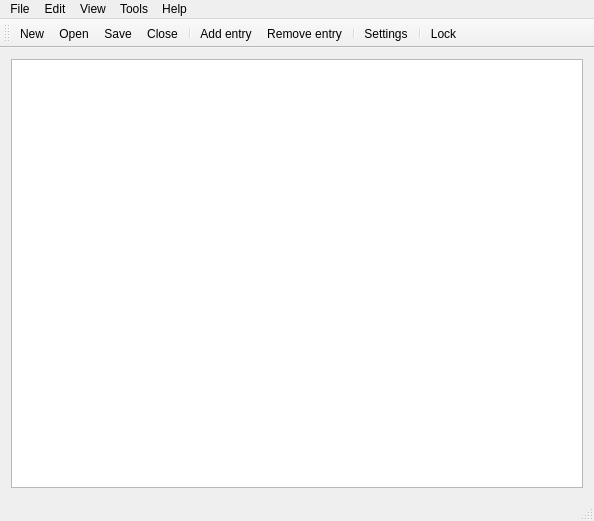
<?xml version="1.0" encoding="UTF-8"?>
<ui version="4.0">
 <class>MainWindow</class>
 <widget class="QMainWindow" name="MainWindow">
  <property name="geometry">
   <rect>
    <x>0</x>
    <y>0</y>
    <width>594</width>
    <height>521</height>
   </rect>
  </property>
  <property name="minimumSize">
   <size>
    <width>400</width>
    <height>200</height>
   </size>
  </property>
  <property name="windowTitle">
   <string>MainWindow</string>
  </property>
  <widget class="QWidget" name="centralWidget">
   <layout class="QGridLayout" name="gridLayout_2">
    <item row="0" column="0">
     <layout class="QGridLayout" name="gridLayout_3">
      <item row="0" column="0">
       <widget class="QListView" name="listView"/>
      </item>
     </layout>
    </item>
   </layout>
  </widget>
  <widget class="QMenuBar" name="menuBar">
   <property name="geometry">
    <rect>
     <x>0</x>
     <y>0</y>
     <width>594</width>
     <height>18</height>
    </rect>
   </property>
   <widget class="QMenu" name="menusecpass">
    <property name="title">
     <string>File</string>
    </property>
    <addaction name="actionNew"/>
    <addaction name="actionOpen"/>
    <addaction name="separator"/>
    <addaction name="actionSave"/>
    <addaction name="actionSaveAs"/>
    <addaction name="actionExport"/>
    <addaction name="separator"/>
    <addaction name="actionClose"/>
    <addaction name="actionQuit"/>
   </widget>
   <widget class="QMenu" name="menuEdit">
    <property name="title">
     <string>Edit</string>
    </property>
    <addaction name="actionAddEntry"/>
    <addaction name="actionRemoveEntry"/>
   </widget>
   <widget class="QMenu" name="menuTools">
    <property name="title">
     <string>Tools</string>
    </property>
    <addaction name="actionSettings"/>
   </widget>
   <widget class="QMenu" name="menuHelp">
    <property name="title">
     <string>Help</string>
    </property>
    <addaction name="separator"/>
    <addaction name="actionHomepage"/>
    <addaction name="separator"/>
    <addaction name="actionAboutQt"/>
    <addaction name="actionAbout"/>
   </widget>
   <widget class="QMenu" name="menuView">
    <property name="title">
     <string>View</string>
    </property>
   </widget>
   <addaction name="menusecpass"/>
   <addaction name="menuEdit"/>
   <addaction name="menuView"/>
   <addaction name="menuTools"/>
   <addaction name="menuHelp"/>
  </widget>
  <widget class="QToolBar" name="mainToolBar">
   <property name="windowTitle">
    <string>toolBar</string>
   </property>
   <attribute name="toolBarArea">
    <enum>TopToolBarArea</enum>
   </attribute>
   <attribute name="toolBarBreak">
    <bool>false</bool>
   </attribute>
   <addaction name="actionNew"/>
   <addaction name="actionOpen"/>
   <addaction name="actionSave"/>
   <addaction name="actionClose"/>
   <addaction name="separator"/>
   <addaction name="actionAddEntry"/>
   <addaction name="actionRemoveEntry"/>
   <addaction name="separator"/>
   <addaction name="actionSettings"/>
   <addaction name="separator"/>
   <addaction name="actionToggleLock"/>
  </widget>
  <widget class="QStatusBar" name="statusBar"/>
  <action name="actionNew">
   <property name="checkable">
    <bool>false</bool>
   </property>
   <property name="icon">
    <iconset resource="../../assets/icons.qrc">
     <normaloff>:/icons/document.svg</normaloff>:/icons/document.svg</iconset>
   </property>
   <property name="text">
    <string>New</string>
   </property>
   <property name="shortcutVisibleInContextMenu">
    <bool>false</bool>
   </property>
  </action>
  <action name="actionAbout">
   <property name="text">
    <string>About secpass</string>
   </property>
   <property name="shortcut">
    <string>Ctrl+Shift+/</string>
   </property>
  </action>
  <action name="actionOpen">
   <property name="icon">
    <iconset resource="../../assets/icons.qrc">
     <normaloff>:/icons/folder.svg</normaloff>:/icons/folder.svg</iconset>
   </property>
   <property name="text">
    <string>Open</string>
   </property>
   <property name="shortcut">
    <string>Ctrl+O</string>
   </property>
  </action>
  <action name="actionClose">
   <property name="icon">
    <iconset resource="../../assets/icons.qrc">
     <normaloff>:/icons/x.svg</normaloff>:/icons/x.svg</iconset>
   </property>
   <property name="text">
    <string>Close</string>
   </property>
   <property name="shortcut">
    <string>Ctrl+W</string>
   </property>
  </action>
  <action name="actionQuit">
   <property name="text">
    <string>Quit</string>
   </property>
   <property name="shortcut">
    <string>Ctrl+Q</string>
   </property>
  </action>
  <action name="actionSave">
   <property name="icon">
    <iconset resource="../../assets/icons.qrc">
     <normaloff>:/icons/arrow-circle-bottom.svg</normaloff>:/icons/arrow-circle-bottom.svg</iconset>
   </property>
   <property name="text">
    <string>Save</string>
   </property>
   <property name="shortcut">
    <string>Ctrl+S</string>
   </property>
  </action>
  <action name="actionSaveAs">
   <property name="icon">
    <iconset resource="../../assets/icons.qrc">
     <normaloff>:/icons/collapse-down.svg</normaloff>:/icons/collapse-down.svg</iconset>
   </property>
   <property name="text">
    <string>Save as</string>
   </property>
   <property name="shortcut">
    <string>Ctrl+Alt+S</string>
   </property>
  </action>
  <action name="actionSettings">
   <property name="icon">
    <iconset resource="../../assets/icons.qrc">
     <normaloff>:/icons/cog.svg</normaloff>:/icons/cog.svg</iconset>
   </property>
   <property name="text">
    <string>Settings</string>
   </property>
  </action>
  <action name="actionAddEntry">
   <property name="icon">
    <iconset resource="../../assets/icons.qrc">
     <normaloff>:/icons/plus.svg</normaloff>:/icons/plus.svg</iconset>
   </property>
   <property name="text">
    <string>Add entry</string>
   </property>
  </action>
  <action name="actionRemoveEntry">
   <property name="icon">
    <iconset resource="../../assets/icons.qrc">
     <normaloff>:/icons/minus.svg</normaloff>:/icons/minus.svg</iconset>
   </property>
   <property name="text">
    <string>Remove entry</string>
   </property>
  </action>
  <action name="actionExport">
   <property name="icon">
    <iconset resource="../../assets/icons.qrc">
     <normaloff>:/icons/share-boxed.svg</normaloff>:/icons/share-boxed.svg</iconset>
   </property>
   <property name="text">
    <string>Export</string>
   </property>
  </action>
  <action name="actionToggleLock">
   <property name="icon">
    <iconset resource="../../assets/icons.qrc">
     <normaloff>:/icons/lock-locked.svg</normaloff>
     <normalon>:/icons/lock-unlocked.svg</normalon>:/icons/lock-locked.svg</iconset>
   </property>
   <property name="text">
    <string>Lock</string>
   </property>
   <property name="toolTip">
    <string>Toggle lock the database</string>
   </property>
  </action>
  <action name="actionAboutQt">
   <property name="text">
    <string>About Qt</string>
   </property>
  </action>
  <action name="actionHomepage">
   <property name="icon">
    <iconset resource="../../assets/icons.qrc">
     <normaloff>:/icons/globe.svg</normaloff>:/icons/globe.svg</iconset>
   </property>
   <property name="text">
    <string>secpass Homepage</string>
   </property>
  </action>
 </widget>
 <layoutdefault spacing="6" margin="11"/>
 <resources>
  <include location="../../assets/icons.qrc"/>
  <include location="../../assets/logo.qrc"/>
 </resources>
 <connections>
  <connection>
   <sender>actionQuit</sender>
   <signal>triggered()</signal>
   <receiver>MainWindow</receiver>
   <slot>close()</slot>
   <hints>
    <hint type="sourcelabel">
     <x>-1</x>
     <y>-1</y>
    </hint>
    <hint type="destinationlabel">
     <x>297</x>
     <y>304</y>
    </hint>
   </hints>
  </connection>
 </connections>
</ui>
